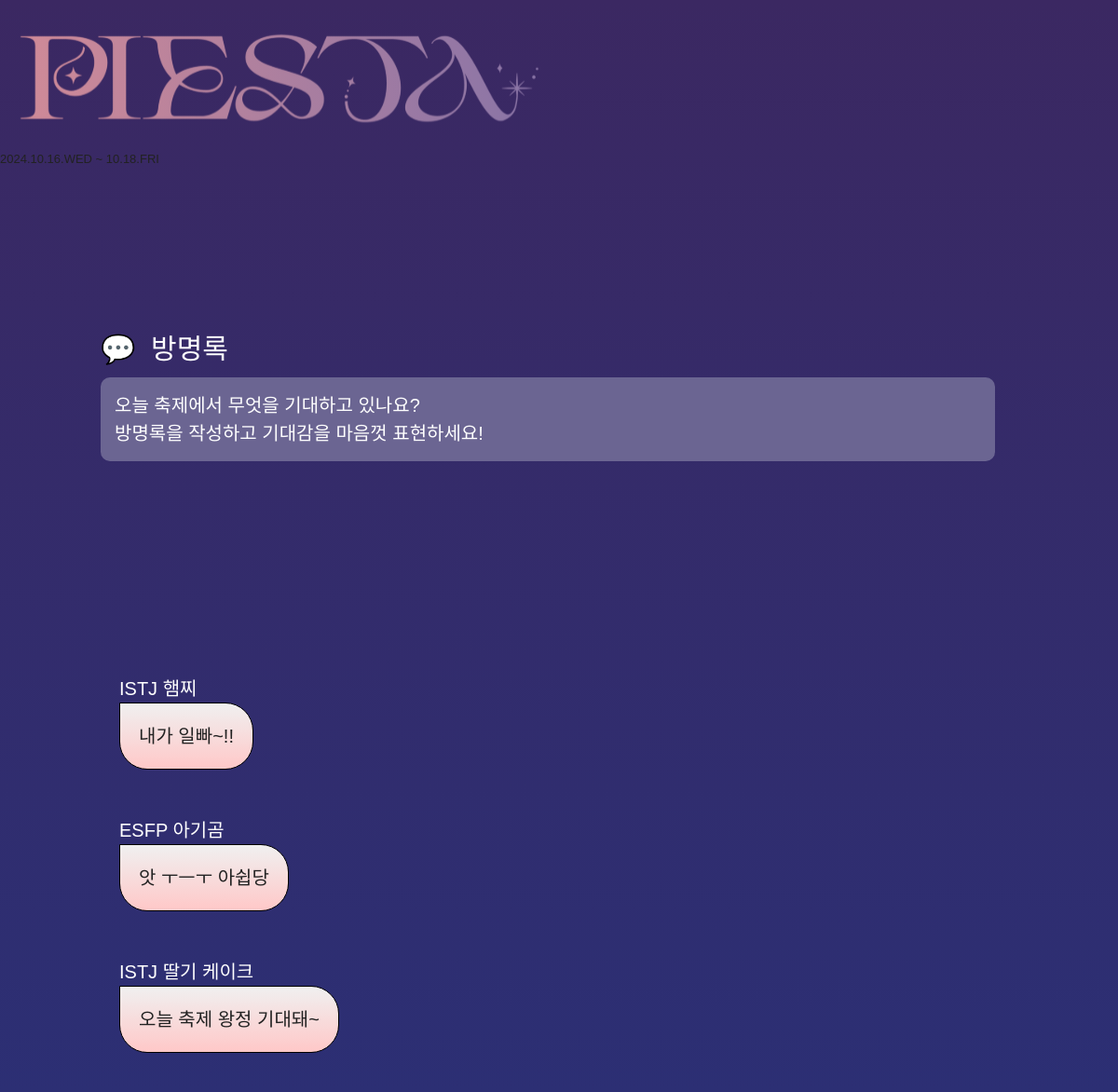
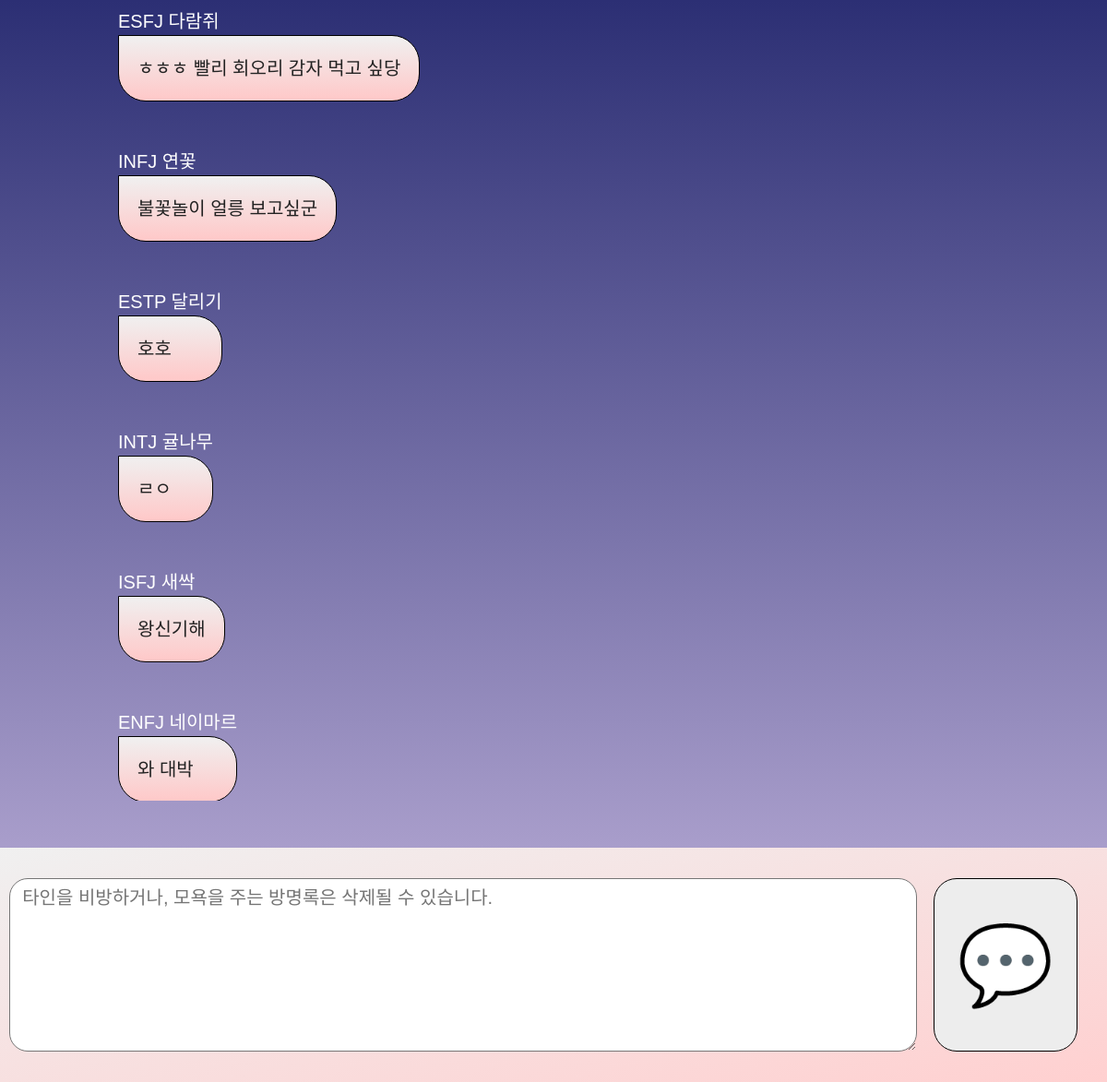
The page /comment on the database its author committed (2 pictures, top to bottom).
### models/models.py (models this page shows)
class Comment(Base):
    __tablename__ = "comment"
    id = Column(Integer, primary_key=True, autoincrement=True)
    name = Column(String, nullable=False)
    text = Column(String, nullable=False)

### api/comment/comment_router.py (the view)
@router.get("/comment", response_class=HTMLResponse)
async def get_comment_page(request: Request, db: Session = Depends(get_db)):
    comments = db.query(CommentModel).all()
    return templates.TemplateResponse(
        "comment/comment.html", {"request": request, "comments": comments}
    )

### templates/comment/comment.html (shortened to what this page needs)
<!DOCTYPE html>
<html lang="en">
  <head>
    <link rel="stylesheet" href="{{ url_for('static', path='css/init.css') }}">
    <link
      rel="stylesheet"
      href="{{ url_for('static', path='css/comment/comment.css') }}"
    />
    <link
      rel="stylesheet"
      href="{{ url_for('static', path='css/main/logo.css') }}"
    />
    <link
      rel="stylesheet"
      href="{{ url_for('static', path='css/main/hamberger.css') }}"
    />
  </head>
  <body>
    <div class="content">
      <div>
        <div id="logoImg">
          <img
            src="{{ url_for('static', path='images/GNU_PIESTA_logo.svg')}}"
            alt="logo"
          />
          <p class="logoDate">2024.10.16.WED ~ 10.18.FRI</p>
        </div>
      </div>
      <div class="notice">
        <div class="noticetitle">💬 &nbsp;방명록</div>
        <div class="noticec">
          오늘 축제에서 무엇을 기대하고 있나요?
          <br/>
          방명록을 작성하고 기대감을 마음껏 표현하세요!
        </div>
      </div>
    </div>
    <div id="comments-container">
      {% for comment in comments %}
      <div class="comment">
        <div class="name">{{ comment.name }}</div>
        <div class="text">{{ comment.text }}</div>
      </div>
      {% endfor %}
    </div>
    <div class="comment-section">
      <form id="comment-form">
        <textarea
          id="comment-input"
          placeholder="  타인을 비방하거나, 모욕을 주는 방명록은 삭제될 수 있습니다."
          required=""
        ></textarea>
        <div class="go">
          <button type="submit">💬</button>
        </div>
      </form>
    </div>
  </body>
</html>

### static/css/init.css (style rules this page uses)
body, div, ul, li, dl, dd, dt, ol, h1, h2, h3, h4, h5, h6, input, fieldset, legend, p, select, table, th, td, tr, textarea, button, form, figure, figcaption { margin:0; padding:0; }
body, input, textarea, select, button, table { font-family: 'Nanum Gothic', AppleSDGothicNeo-Regular,'Malgun Gothic','맑은 고딕',dotum,'돋움',sans-serif; color: #222; font-size: 13px; line-height: 1.5; }
button { border: none; }
* { box-sizing: border-box; }
video,img { width: 100%; }

### static/css/comment/comment.css (style rules this page uses)
body { margin: 0; padding: 0; height: 100vh; width: 100vw; display: flex; flex-direction: column; background: linear-gradient(to bottom, #3b2862, #2c2f74, #cbbce3); overflow: hidden; }
.comment-section { position: fixed; bottom: 0; left: 0; right: 0; background: linear-gradient(to right bottom, #f0f0f0, #ffd0d0); padding: 10px; z-index: 990; width: 100vw; display: flex; align-items: center; }
#comment-form { display: flex; width: 100%; align-items: center; }
#comment-input { flex: 1; border-radius: 15px; padding-top: 5px; padding-left: 2px; }
@media (min-width: 768px) { #logoImg { width: 50%; } }
@media (min-width: 768px) { #logoImg img { width: 100%; height: auto; margin-top: 15px; } }
@media (min-width: 768px) { #comment-form { width: 98vw; height: 10vh; } }
@media (min-width: 768px) { .text { padding: 15px; border: 1px solid black; border-radius: 0px 30px 30px 30px; margin-bottom: 10px; background: linear-gradient(to bottom, #f0f0f0, #ffc8c8); } }
@media (min-width: 768px) { .name { color: white; } }
@media (min-width: 768px) { #comment-input { width: 82%; height: 8vh; border-radius: 20px; font-size: 20px; overflow: hidden; } }
@media (min-width: 768px) { button { background-color: #ededed; color: white; border: solid black 1px; border-radius: 25px; cursor: pointer; margin-left: 1.5vw; margin-right: 1.5vw; width: 13vw; height: 8vh; font-size: 7vw; text-align: center; } }
@media (min-width: 768px) { .noticec { border: none; border-radius: 10px; padding: 15px; width: 80vw; background-color: #6b6592; color: white; font-size: 20px; font-weight: 100; } }
@media (min-width: 768px) { .notice { left: 9%; position: fixed; width: 70vw; height: 30vh; top: 15vh; bottom: 2vh; z-index: 3; } }
@media (min-width: 768px) { .noticetitle { color: white; font-weight: 200; font-size: 30px; margin-bottom: 1%; } }
@media (min-width: 768px) { .comment { display: block; width: fit-content; max-width: 70vw; position: relative; word-wrap: break-word; padding: 20px; font-size: 20px; } }
@media (min-width: 768px) { #comments-container { width: 70vw; height: 57vh; bottom: 13vh; position: fixed; overflow-y: scroll; -ms-overflow-style: none; z-index: 1; left: 9%; } }
@media (min-width: 768px) { .text { padding: 20px; } }

### rows shown on the page
Comment: name "ISTJ 햄찌", text "내가 일빠~!!"
Comment: name "ESFP 아기곰", text "앗 ㅜㅡㅜ 아쉽당"
Comment: name "ISTJ 딸기 케이크", text "오늘 축제 왕정 기대돼~"
Comment: name "ESFJ 다람쥐", text "ㅎㅎㅎ 빨리 회오리 감자 먹고 싶당"
Comment: name "INFJ 연꽃", text "불꽃놀이 얼릉 보고싶군"
Comment: name "ESTP 달리기", text "호호"
Comment: name "INTJ 귤나무", text "ㄹㅇ"
Comment: name "ISFJ 새싹", text "왕신기해"
Comment: name "ENFJ 네이마르", text "와 대박"
